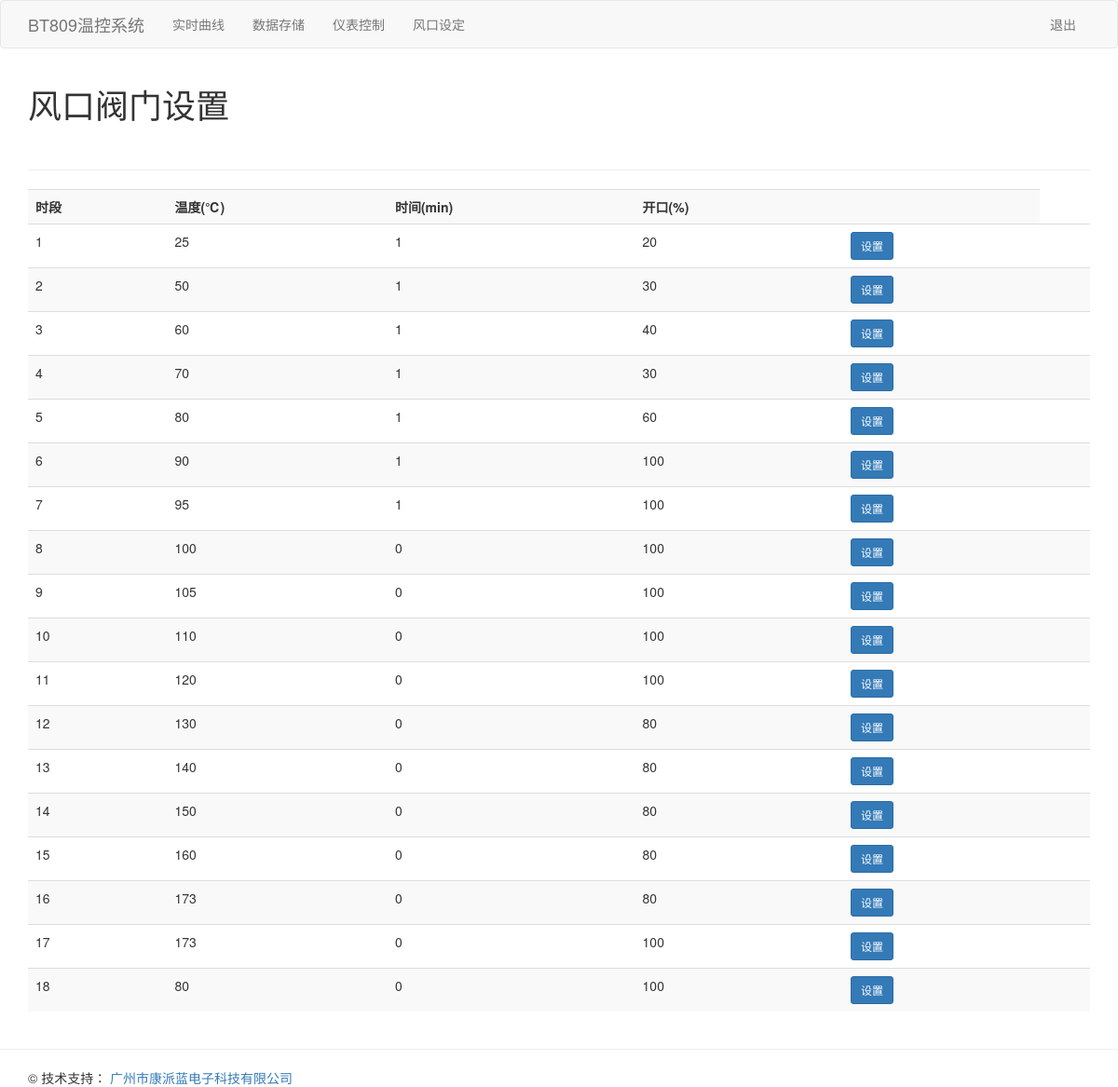
/vent (signed in), run on the app's committed database.
### tables this page shows
CREATE TABLE vent (
                            ID  INTEGER PRIMARY KEY AUTOINCREMENT,
                            Temp NUMERIC,
                            Time NUMERIC,
                            Size NUMERIC);

### app/views.py (the view)
@app.route('/vent')
@is_logged_in
def vent():
    data = db.vent_select_all()
    return render_template('vent.html', data=data)

### app/models.py (called while the page is built)
    def vent_select_all(self):
        with con:
            sql = """select * from vent """
            cur.execute(sql)
            data = cur.fetchall()
            return data

### app/views.py (called while the page is built)
def is_logged_in(f):
    @wraps(f)
    def wrap(*args, **kwargs):
        if 'logged_in' in session:
            return f(*args, **kwargs)
        else:
            flash('请登陆浏览', 'danger')
            return redirect(url_for('login'))
    return wrap

### app/templates/vent.html
{% extends 'layout.html'%}
{%block body%}
<div class="container">
    <h1>风口阀门设置</h1>
    <br>
    <hr>
    <table class="table table-striped">
        <tr>
            <th>时段</th>
            <th>温度(℃)</th>
            <th>时间(min)</th>
            <th>开口(%)</th>
            <th></th>
        </tr>
        {% for row in data %}
        <tr>
            <td>{{row[0]}}</td>
            <td>{{row[1]}}</td>
            <td>{{row[2]}}</td>
            <td>{{row[3]}}</td>
            <td><a href="editvent/{{row[0]}}" class="btn btn-primary btn-sm ">设置</a></td>
            <td>
        </tr>
        {% endfor %}
    </table>
</div>
{% endblock %}

### app/templates/layout.html (shortened to what this page needs)
<!DOCTYPE html>
<html lang="en">
<head>
    <link rel="stylesheet" href="{{ url_for('static', filename='css/bootstrap.min.css') }}">
</head>
<body>
    {% include 'includes/_navbar.html'%}
    {% block body%}{% endblock%}
    {% include 'includes/_footer.html' %}
</body>
</html>

### app/templates/includes/_navbar.html (shortened to what this page needs)
<nav class="navbar navbar-default">
  <div class="container">
    <div class="navbar-header">
      <a class="navbar-brand"  href="/">BT809温控系统</a>
    </div>
    <div id="navbar" class="collapse navbar-collapse ">
      <ul class="nav navbar-nav" style="width:380px">
        <li ><a href="/home" >实时曲线</a></li>
        <li ><a href="/table">数据存储</a></li>
        <li ><a href="/parameter">仪表控制</a></li>
        <li ><a href="/vent">风口设定</a></li>
      </ul>
      <ul class="nav navbar-nav navbar-right">
        {% if session.logged_in %}
        <li><a href="/logout">退出</a></li>
        {% else %}
        <li><a href="/register">注册</a></li>
        <li><a href="/login">登陆</a></li>
        {% endif %}
      </ul>
    </div>
  </div>
</nav>

### app/templates/includes/_footer.html
<hr>
<div class="footer">
        <div class="footer-inner">
            <div class="container">
                <div class="row">
                    <div class="col-md-12 column">
                        © 技术支持： <a href="#">广州市康派蓝电子科技有限公司</a>
                    </div>
                </div>
            </div>
        </div>
    </div>

### data on the page
vent: ID "1", Temp "25", Time "1", Size "20"
vent: ID "2", Temp "50", Time "1", Size "30"
vent: ID "3", Temp "60", Time "1", Size "40"
vent: ID "4", Temp "70", Time "1", Size "30"
vent: ID "5", Temp "80", Time "1", Size "60"
vent: ID "6", Temp "90", Time "1", Size "100"
vent: ID "7", Temp "95", Time "1", Size "100"
vent: ID "8", Temp "100", Time "0", Size "100"
vent: ID "9", Temp "105", Time "0", Size "100"
vent: ID "10", Temp "110", Time "0", Size "100"
vent: ID "11", Temp "120", Time "0", Size "100"
vent: ID "12", Temp "130", Time "0", Size "80"
vent: ID "13", Temp "140", Time "0", Size "80"
vent: ID "14", Temp "150", Time "0", Size "80"
vent: ID "15", Temp "160", Time "0", Size "80"
vent: ID "16", Temp "173", Time "0", Size "80"
vent: ID "17", Temp "173", Time "0", Size "100"
vent: ID "18", Temp "80", Time "0", Size "100"
